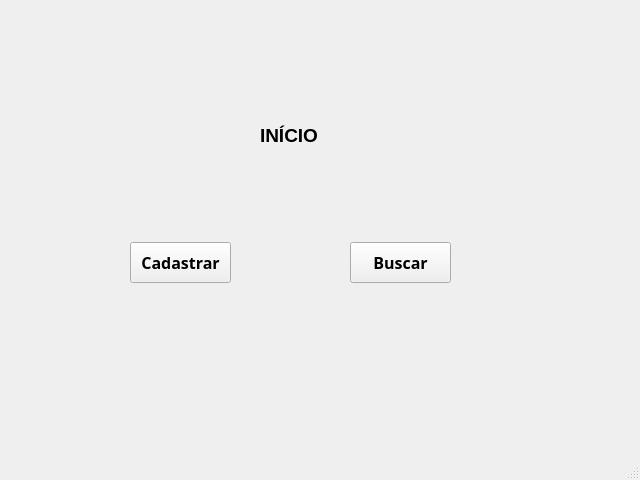
<?xml version="1.0" encoding="UTF-8"?>
<ui version="4.0">
 <class>MainWindow</class>
 <widget class="QMainWindow" name="MainWindow">
  <property name="geometry">
   <rect>
    <x>0</x>
    <y>0</y>
    <width>640</width>
    <height>480</height>
   </rect>
  </property>
  <property name="font">
   <font>
    <family>Agency FB</family>
    <pointsize>12</pointsize>
    <weight>75</weight>
    <bold>true</bold>
   </font>
  </property>
  <property name="windowTitle">
   <string>MainWindow</string>
  </property>
  <widget class="QWidget" name="centralwidget">
   <widget class="QLabel" name="label">
    <property name="geometry">
     <rect>
      <x>260</x>
      <y>120</y>
      <width>61</width>
      <height>31</height>
     </rect>
    </property>
    <property name="font">
     <font>
      <family>Arial</family>
      <pointsize>14</pointsize>
      <weight>75</weight>
      <bold>true</bold>
     </font>
    </property>
    <property name="text">
     <string>INÍCIO</string>
    </property>
   </widget>
   <widget class="QPushButton" name="pushButton">
    <property name="geometry">
     <rect>
      <x>130</x>
      <y>242</y>
      <width>101</width>
      <height>41</height>
     </rect>
    </property>
    <property name="font">
     <font>
      <family>Agency FB</family>
      <pointsize>12</pointsize>
      <weight>75</weight>
      <bold>true</bold>
     </font>
    </property>
    <property name="text">
     <string>Cadastrar</string>
    </property>
   </widget>
   <widget class="QPushButton" name="pushButton_2">
    <property name="geometry">
     <rect>
      <x>350</x>
      <y>242</y>
      <width>101</width>
      <height>41</height>
     </rect>
    </property>
    <property name="text">
     <string>Buscar</string>
    </property>
   </widget>
  </widget>
  <widget class="QStatusBar" name="statusbar"/>
 </widget>
 <resources/>
 <connections/>
</ui>
